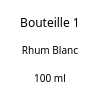
<?xml version="1.0" encoding="UTF-8"?>
<ui version="4.0">
 <class>bottleParameter</class>
 <widget class="QFrame" name="bottleParameter">
  <property name="geometry">
   <rect>
    <x>0</x>
    <y>0</y>
    <width>100</width>
    <height>100</height>
   </rect>
  </property>
  <property name="sizePolicy">
   <sizepolicy hsizetype="Fixed" vsizetype="Fixed">
    <horstretch>0</horstretch>
    <verstretch>0</verstretch>
   </sizepolicy>
  </property>
  <property name="minimumSize">
   <size>
    <width>100</width>
    <height>100</height>
   </size>
  </property>
  <property name="maximumSize">
   <size>
    <width>100</width>
    <height>100</height>
   </size>
  </property>
  <property name="windowTitle">
   <string>Frame</string>
  </property>
  <property name="styleSheet">
   <string notr="true">QFrame {
    background-color: #FFFFFF; /* Par exemple, fond blanc par défaut */
	border-radius: 15px;
}

QFrame:pressed {
    background-color: #EAEAEA; /* Fond gris clair lorsque le QFrame est appuyé */
}</string>
  </property>
  <layout class="QVBoxLayout" name="verticalLayout">
   <item>
    <widget class="QLabel" name="title">
     <property name="font">
      <font>
       <family>CoconPro</family>
       <pointsize>-1</pointsize>
       <underline>false</underline>
      </font>
     </property>
     <property name="styleSheet">
      <string notr="true">font-size: 12px;
color: black;</string>
     </property>
     <property name="text">
      <string>Bouteille 1</string>
     </property>
     <property name="alignment">
      <set>Qt::AlignCenter</set>
     </property>
    </widget>
   </item>
   <item>
    <widget class="QLabel" name="content">
     <property name="font">
      <font>
       <family>CoconPro</family>
       <pointsize>-1</pointsize>
      </font>
     </property>
     <property name="styleSheet">
      <string notr="true">font-size: 10px;
color: black;</string>
     </property>
     <property name="text">
      <string>Rhum Blanc</string>
     </property>
     <property name="alignment">
      <set>Qt::AlignCenter</set>
     </property>
    </widget>
   </item>
   <item>
    <widget class="QLabel" name="quantity">
     <property name="font">
      <font>
       <family>CoconPro</family>
       <pointsize>-1</pointsize>
      </font>
     </property>
     <property name="styleSheet">
      <string notr="true">font-size: 10px;
color: black;</string>
     </property>
     <property name="text">
      <string>100 ml</string>
     </property>
     <property name="alignment">
      <set>Qt::AlignCenter</set>
     </property>
    </widget>
   </item>
  </layout>
 </widget>
 <resources/>
 <connections/>
</ui>
